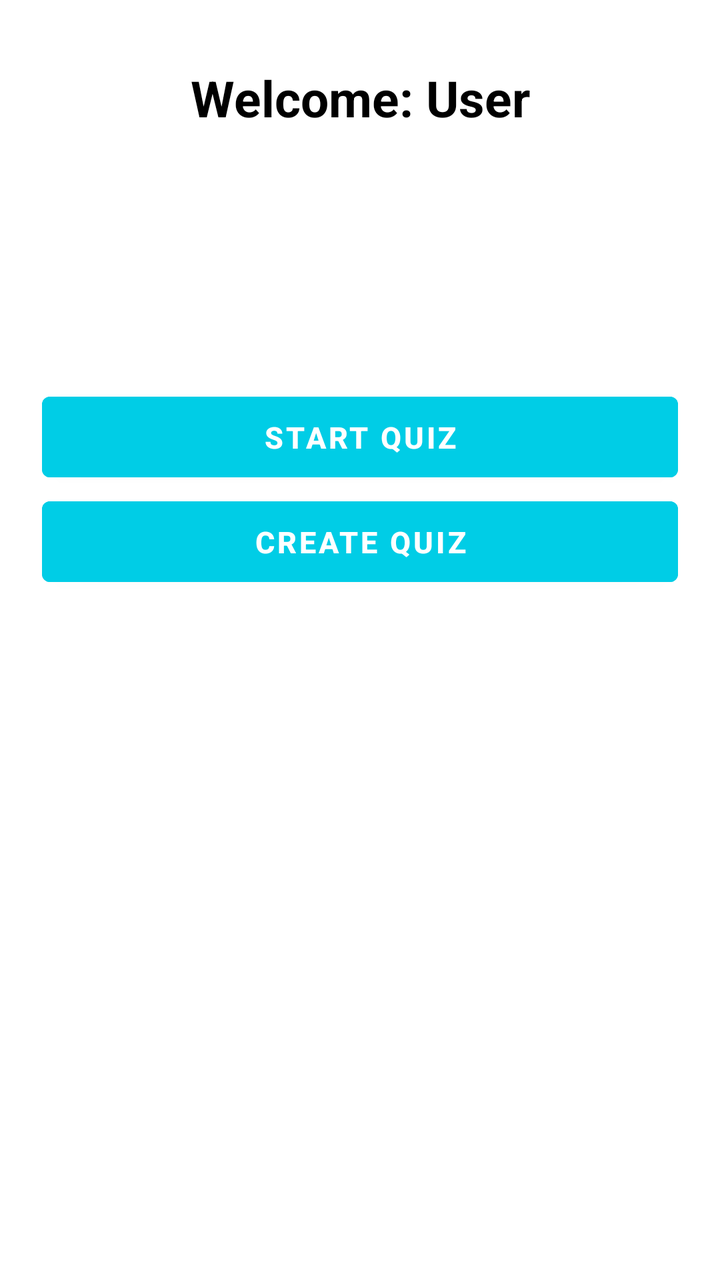
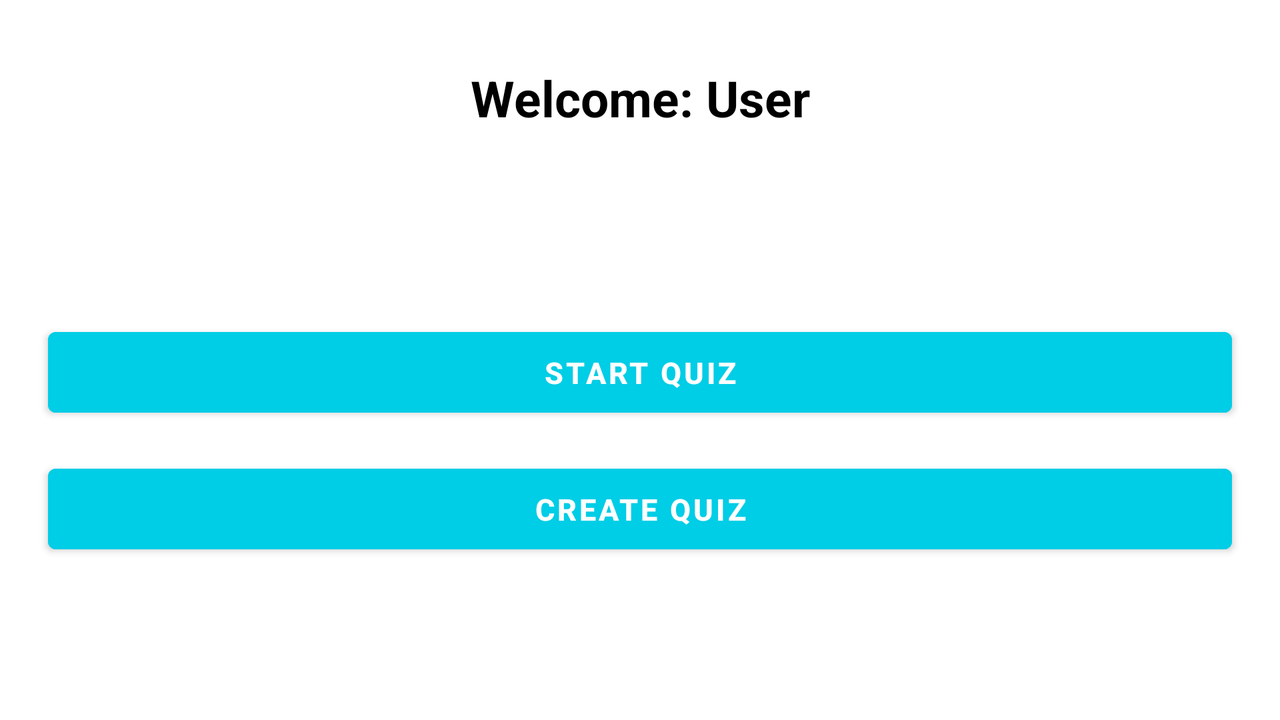

Compare how this app lays out the same screen by default and in its alternative resource folder. The renders come first, then the two layout files and the values they reference.
<!-- AndroidManifest.xml: application theme Theme.TermProject -->
<!-- res/layout/activity_welcome_page.xml -->
<?xml version="1.0" encoding="utf-8"?>
<androidx.constraintlayout.widget.ConstraintLayout xmlns:android="http://schemas.android.com/apk/res/android"
    xmlns:app="http://schemas.android.com/apk/res-auto"
    xmlns:tools="http://schemas.android.com/tools"
    android:layout_width="match_parent"
    android:layout_height="match_parent"
    android:orientation="vertical"
    tools:context=".WelcomePage">

    <TextView
        android:id="@+id/login"
        android:layout_width="wrap_content"
        android:layout_height="wrap_content"
        android:layout_marginTop="32dp"
        android:gravity="center"
        android:text="Welcome: User"
        android:textColor="@color/black"
        android:textSize="25sp"
        android:textStyle="bold"
        app:layout_constraintEnd_toEndOf="parent"
        app:layout_constraintStart_toStartOf="parent"
        app:layout_constraintTop_toTopOf="parent" />

    <LinearLayout
        android:id="@+id/linearLayout"
        android:layout_width="0dp"
        android:layout_height="115dp"
        android:layout_gravity="center_vertical"
        android:layout_marginStart="16dp"
        android:layout_marginTop="8dp"
        android:layout_marginEnd="16dp"
        android:gravity="center"
        android:orientation="vertical"
        android:padding="5dp"
        app:layout_constraintEnd_toEndOf="parent"
        app:layout_constraintStart_toStartOf="parent"
        app:layout_constraintTop_toTopOf="@+id/guideline4">

        <com.google.android.material.button.MaterialButton
            android:id="@+id/startquiz"
            android:layout_width="match_parent"
            android:layout_height="wrap_content"
            android:backgroundTint="@color/bgcolor"
            android:padding="10dp"
            android:text="Start Quiz"
            android:textColor="@color/white"
            android:textSize="15dp"
            android:textStyle="bold" />

        <com.google.android.material.button.MaterialButton
            android:id="@+id/createquiz"
            android:layout_width="match_parent"
            android:layout_height="wrap_content"
            android:backgroundTint="@color/bgcolor"
            android:padding="10dp"
            android:text="Create Quiz"
            android:textColor="@color/white"
            android:textSize="15dp"
            android:textStyle="bold" />
    </LinearLayout>

    <androidx.constraintlayout.widget.Guideline
        android:id="@+id/guideline4"
        android:layout_width="wrap_content"
        android:layout_height="wrap_content"
        android:orientation="horizontal"
        app:layout_constraintGuide_percent="0.28" />


</androidx.constraintlayout.widget.ConstraintLayout>
<!-- resources referenced by this layout -->
<resources>
  <color name="bgcolor">#00CDE6</color>
  <color name="black">#FF000000</color>
  <color name="white">#FFFFFFFF</color>
  <style name="Theme.TermProject" parent="Theme.MaterialComponents.DayNight.NoActionBar">
          
          <item name="colorPrimary">@color/purple_500</item>
          <item name="colorPrimaryVariant">@color/purple_700</item>
          <item name="colorOnPrimary">@color/white</item>
          
          <item name="colorSecondary">@color/teal_200</item>
          <item name="colorSecondaryVariant">@color/teal_700</item>
          <item name="colorOnSecondary">@color/black</item>
          
          <item name="android:statusBarColor" tools:targetApi="l">?attr/colorPrimaryVariant</item>
          
      </style>
  <color name="purple_500">#FF6200EE</color>
  <color name="purple_700">#FF3700B3</color>
  <color name="teal_200">#FF03DAC5</color>
  <color name="teal_700">#FF018786</color>
</resources>
<!-- res/layout-land/activity_welcome_page.xml (the repository's variant of the layout above) -->
<!-- drawn on the phone turned sideways -->
<?xml version="1.0" encoding="utf-8"?>
<androidx.constraintlayout.widget.ConstraintLayout xmlns:android="http://schemas.android.com/apk/res/android"
    xmlns:app="http://schemas.android.com/apk/res-auto"
    xmlns:tools="http://schemas.android.com/tools"
    android:layout_width="match_parent"
    android:layout_height="match_parent"
    tools:context=".WelcomePage">

    <TextView
        android:id="@+id/login"
        android:layout_width="wrap_content"
        android:layout_height="wrap_content"
        android:layout_marginTop="32dp"
        android:text="Welcome: User"
        android:textColor="@color/black"
        android:textSize="25sp"
        android:textStyle="bold"
        app:layout_constraintEnd_toEndOf="parent"
        app:layout_constraintStart_toStartOf="parent"
        app:layout_constraintTop_toTopOf="parent" />


    <com.google.android.material.button.MaterialButton
        android:id="@+id/startquiz"
        android:layout_width="match_parent"
        android:layout_height="wrap_content"
        android:layout_marginStart="24dp"
        android:layout_marginTop="16dp"
        android:layout_marginEnd="24dp"
        android:backgroundTint="@color/bgcolor"
        android:padding="10dp"
        android:text="Start Quiz"
        android:textColor="@color/white"
        android:textSize="15sp"
        android:textStyle="bold"
        app:layout_constraintEnd_toEndOf="parent"
        app:layout_constraintStart_toStartOf="parent"
        app:layout_constraintTop_toTopOf="@+id/guideline2" />

    <com.google.android.material.button.MaterialButton
        android:id="@+id/createquiz"
        android:layout_width="0dp"
        android:layout_height="wrap_content"
        android:layout_marginTop="16dp"
        android:backgroundTint="@color/bgcolor"
        android:padding="10dp"
        android:text="Create Quiz"
        android:textColor="@color/white"
        android:textSize="15sp"
        android:textStyle="bold"
        app:layout_constraintEnd_toEndOf="@+id/startquiz"
        app:layout_constraintStart_toStartOf="@+id/startquiz"
        app:layout_constraintTop_toBottomOf="@+id/startquiz" />

    <androidx.constraintlayout.widget.Guideline
        android:id="@+id/guideline2"
        android:layout_width="wrap_content"
        android:layout_height="wrap_content"
        android:orientation="horizontal"
        app:layout_constraintGuide_percent="0.4" />


</androidx.constraintlayout.widget.ConstraintLayout>
